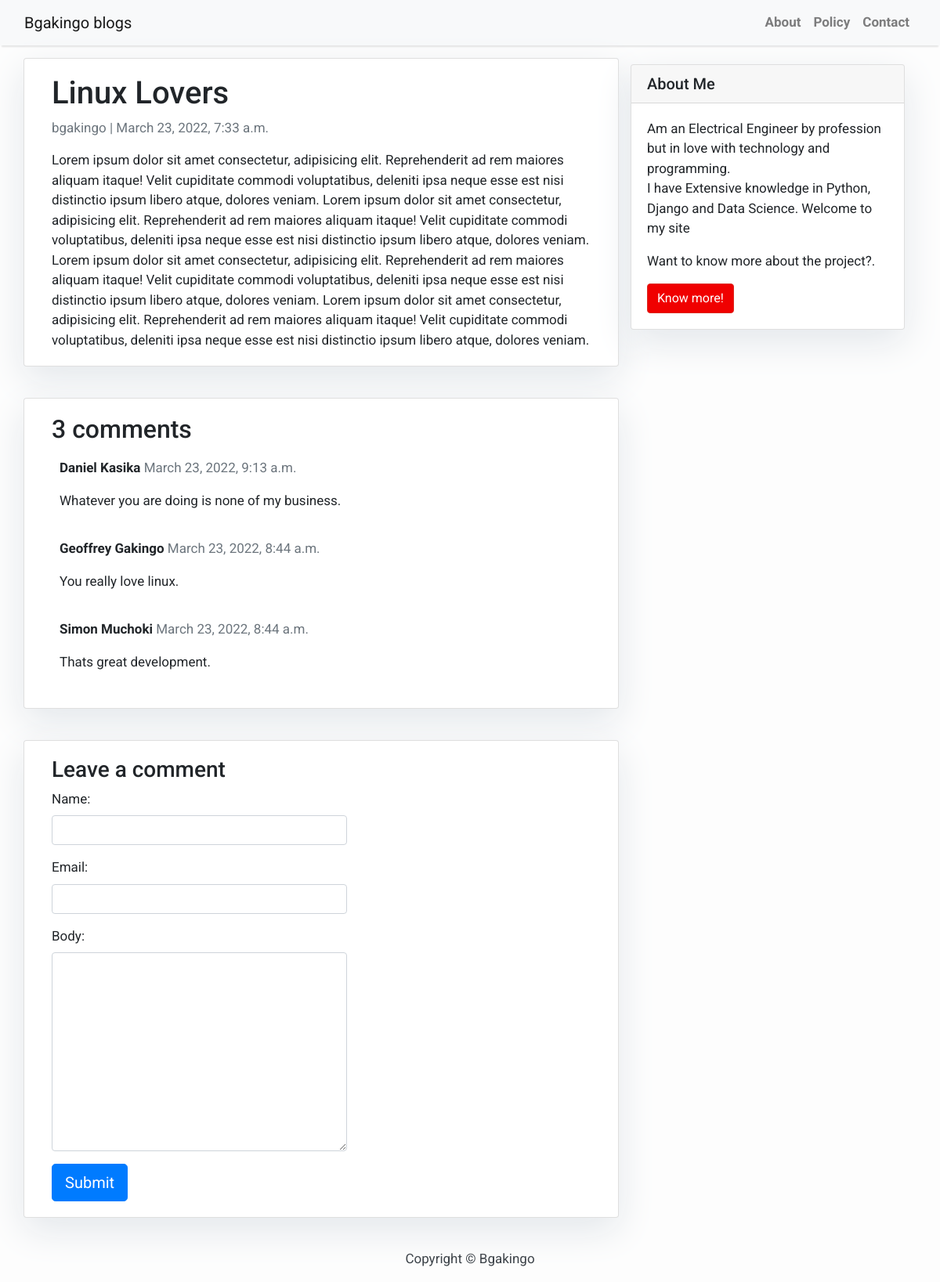
Screenshot of /linux-lovers/ with the database file from the repository.
### blog/models.py (models this page shows, shortened)
class Post(models.Model):
    title = models.CharField(max_length=200, unique=True)
    slug = models.SlugField(max_length=200, unique=True)
    author = models.ForeignKey(User, on_delete=models.CASCADE, related_name='blog_posts')
    content = models.TextField()
    created_on = models.DateTimeField(auto_now=True)
    status = models.IntegerField(choices=STATUS, default=0)
    class Meta:
        ordering = ['-created_on']

class Comment(models.Model):
    post = models.ForeignKey(Post, related_name='comments', on_delete=models.CASCADE)
    name = models.CharField(max_length=50)
    email = models.EmailField()
    body = models.TextField()
    created_on = models.DateTimeField(auto_now=True)
    active = models.BooleanField(default=False)
    class Meta:
        ordering = ['-created_on']

### blog/views.py (the view)
# urls.py: path('<slug:slug>/', views.post_detail, name='post_detail'),
def post_detail(request, slug):
    post = get_object_or_404(Post, slug=slug)
    comments = post.comments.filter(active=True)
    new_comment = None
    if request.method == 'POST':
        comment_form = CommentForm(data=request.POST)
        if comment_form.is_valid():
            new_comment = comment_form.save(commit=False)
            new_comment.post = post
            new_comment.save()
    else:
        comment_form = CommentForm()
    context = {
        'post': post,
        'comments': comments,
        'new_comment': new_comment,
        'comment_form': comment_form,
    }
    return render(request, 'post_detail.html', context)

### blog/forms.py
class CommentForm(forms.ModelForm):
    class Meta:
        model = Comment
        fields = ('name', 'email', 'body')

### templates/post_detail.html (shortened to what this page needs)
{% extends 'base.html' %} {% block content %}{% load widget_tweaks %}
<div class="container">
  <div class="row">
    <div class="col-md-8 card mb-4 mt-3 left top">
      <div class="card-body">
        <h1>{% block title %} {{ post.title }} {% endblock title %}</h1>
        <p class="text-muted">{{ post.author }} | {{ post.created_on }}</p>
        <p class="card-text">{{ post.content | safe }}</p>
      </div>
    </div>
    {% block sidebar %} {% include 'sidebar.html' %} {% endblock sidebar %}
    <div class="col-md-8 card mb-4 mt-3">
      <div class="card-body">
        <h2>{{ comments.count }} comments</h2>
        {% for comment in comments %}
        <div class="comments" style="padding: 10px">
          <p class="font-weight-bold">
            {{ comment.name }}
            <span class="text-muted font-weight-normal">
              {{ comment.created_on }}
            </span>
          </p>
          {{ comment.body | linebreaks }}
        </div>
        {% endfor %}
      </div>
    </div>
    <div class="col-md-8 card mb-4 mt-3">
      <div class="card-body">
        {% if new_comment %}
        <div class="alert alert-success" role="alert">
          Your comment is awaiting moderation
        </div>
        {% else %}
        <h3>Leave a comment</h3>
        <form class="row g-3" method="post">
          <div class="col-auto">
            {% for field in comment_form %}
            <div class="form-group">
              {{ field.label_tag }} {% render_field field class="form-control" %}
            </div>
            {% endfor %}
            <button type="submit" class="btn btn-primary btn-lg">Submit</button>
          </div>
        </form>
        {% endif %}
      </div>
    </div>
  </div>
</div>
{% endblock content %}

### templates/base.html (style rules this page uses)
body { font-family: "Roboto", sans-serif; font-size: 17px; background-color: #fdfdfd; }

### templates/sidebar.html (style rules this page uses)
.card { box-shadow: 0 16px 48px #e3e7eb; }

### rows the page displays
Post: title "Linux Lovers", author "bgakingo", created_on "March 23, 2022, 7:33 a.m.", content "Lorem ipsum dolor sit amet consectetur, adipisicing elit. Reprehenderit ad rem maiores aliquam itaque! Velit cupiditate commodi voluptatibus, deleniti ipsa neque esse est nisi distinctio ipsum libero atque, dolores veniam. Lorem ipsum dolor sit amet consectetur, adipisicing elit. Reprehenderit ad rem maiores aliquam itaque! Velit cupiditate commodi voluptatibus, deleniti ipsa neque esse est nisi distinctio ipsum libero atque, dolores veniam. Lorem ipsum dolor sit amet consectetur, adipisicing elit. Reprehenderit ad rem maiores aliquam itaque! Velit cupiditate commodi voluptatibus, deleniti ipsa neque esse est nisi distinctio ipsum libero atque, dolores veniam. Lorem ipsum dolor sit amet…"
Comment: name "Daniel Kasika", created_on "March 23, 2022, 9:13 a.m.", body "Whatever you are doing is none of my business."
Comment: name "Geoffrey Gakingo", created_on "March 23, 2022, 8:44 a.m.", body "You really love linux."
Comment: name "Simon Muchoki", created_on "March 23, 2022, 8:44 a.m.", body "Thats great development."

### other values shown
{{ comments.count }} "3"
{{ field.label_tag }} "Name:" "Email:" "Body:"
